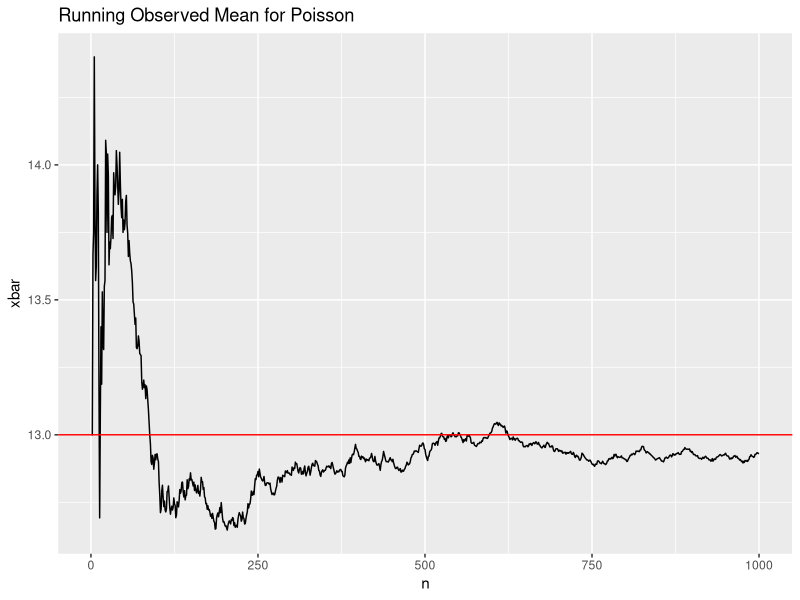
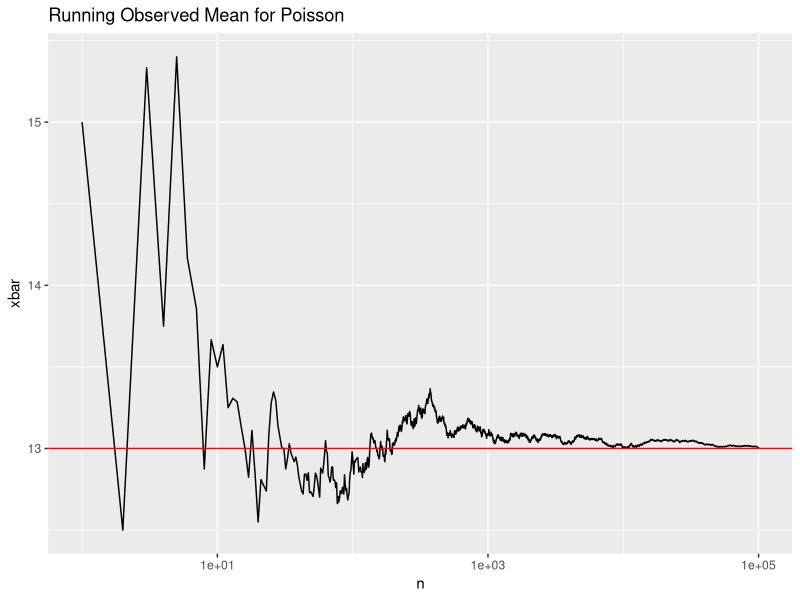
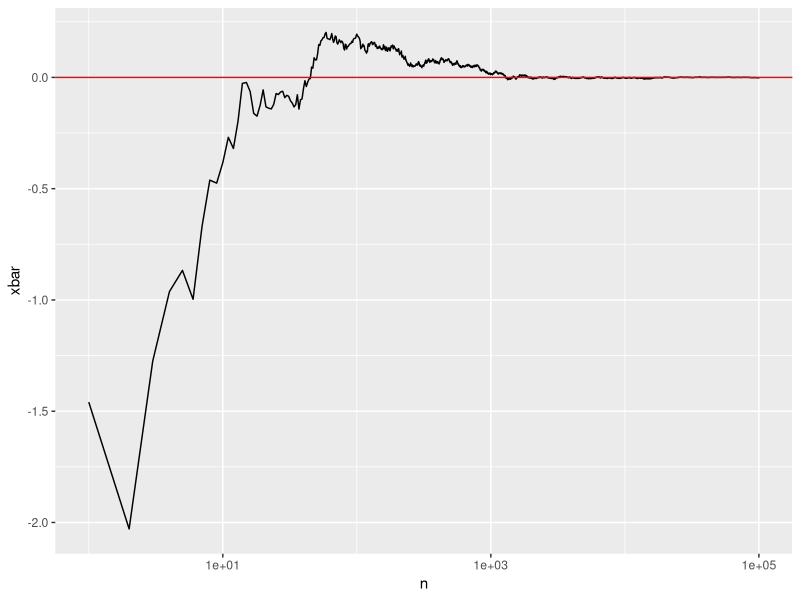
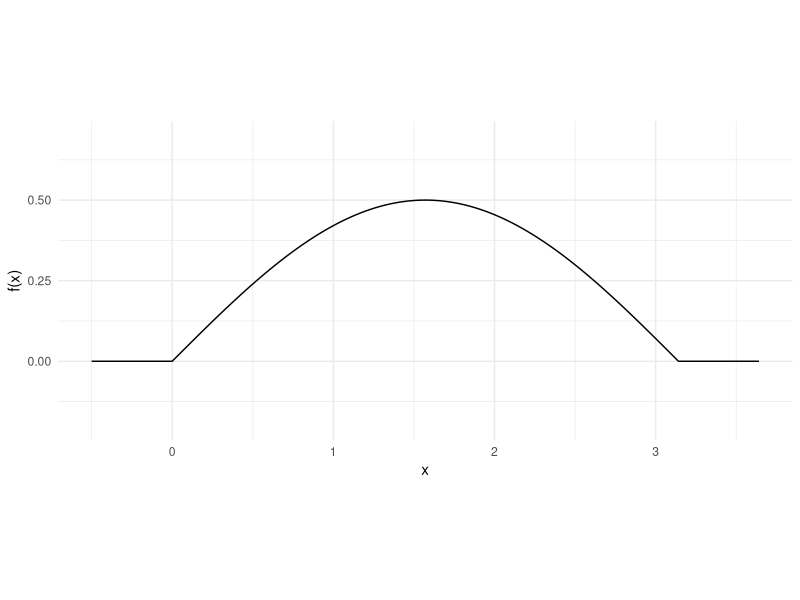
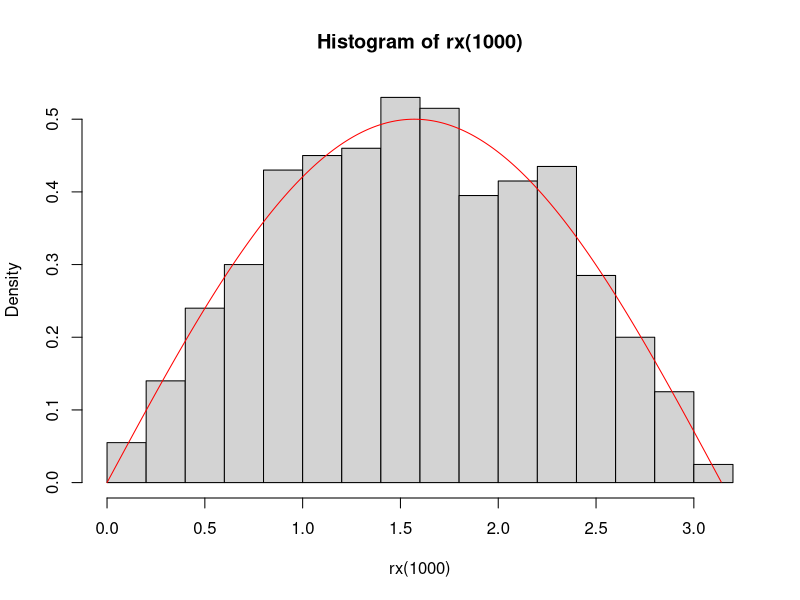

The R source for these figures, in order:
## ---- chunk 1
knitr::opts_chunk$set(echo=T,eval=T,message=F,warning=F,fig.align='center')
library(tidyverse)
## ---- chunk 2
x1 = runif(1e6, 0, 5)
x2 = runif(1e6, 0, 5)
y1 = runif(1e6, 0, 10)
y2 = runif(1e6, 0, 10)
z1 = runif(1e6, 0, 20)
z2 = runif(1e6, 0, 20)
mean(sqrt((x2 - x1)^2 + (y2 - y1)^2 + (z2 - z1)^2))
## ---- chunk 3
x1 = cos(runif(1e6, 0, 2 * pi))
x2 = cos(runif(1e6, 0, 2 * pi))
x3 = cos(runif(1e6, 0, 2 * pi))
y1 = sin(runif(1e6, 0, 2 * pi))
y2 = sin(runif(1e6, 0, 2 * pi))
y3 = sin(runif(1e6, 0, 2 * pi))
mean(abs(x1 * (y2 - y3) + x2 * (y3-y1) + x3 * (y1-y2))/2)
## ---- chunk 4
x1 = cos(runif(1e6, 0, 2 * pi))
x2 = cos(runif(1e6, 0, 2 * pi))
x3 = cos(runif(1e6, 0, 2 * pi))
y1 = sin(runif(1e6, 0, 2 * pi))
y2 = sin(runif(1e6, 0, 2 * pi))
y3 = sin(runif(1e6, 0, 2 * pi))
mean(sqrt((x2 - x1)^2 + (y2 - y1)^2)) + mean(sqrt((x2 - x3)^2 + (y2 - y3)^2)) + mean(sqrt((x3 - x1)^2 + (y3 - y1)^2))
## ---- chunk 5
x1 = rnorm(1e6)
x2 = rnorm(1e6)
y1 = rnorm(1e6)
y2 = rnorm(1e6)
mean(sqrt((x2 - x1)^2 + (y2 - y1)^2)) 
## ---- chunk 6
poisson = tibble(n = 1:1000, x = rpois(1000, 13))
poisson
## ---- chunk 7
poisson = poisson %>% mutate(xbar = cumsum(x) / n)
poisson
## ---- chunk 8
ggplot(poisson, aes(n, xbar)) + geom_line() + geom_hline(yintercept = 13, color = "red") + ggtitle("Running Observed Mean for Poisson")
## ---- chunk 9
poisson = tibble(n = 1:1e5, x = rpois(1e5, 13))
poisson = poisson %>% mutate(xbar = cumsum(x) / n)
ggplot(poisson, aes(n, xbar)) + geom_line() + geom_hline(yintercept = 13, color = "red") + scale_x_log10() + ggtitle("Running Observed Mean for Poisson")
## ---- chunk 10
stdn = tibble(n = 1:1e5, x = rnorm(1e5))
stdn = stdn %>% mutate(xbar = cumsum(x) / n)
ggplot(stdn, aes(n, xbar)) + geom_line() + geom_hline(yintercept = 0, color = "red") + scale_x_log10()
## ---- chunk 11
width_sim = rnorm(1e6, 80, .5) + rnorm(1e6, 80, .5) + rnorm(1e6, 80, .5) 
mean(width_sim)
sd(width_sim)
## ---- chunk 12
mean(width_sim <= 241)
## ---- chunk 13
quantile(width_sim, probs = c(.99))
## ---- chunk 14
width_sim = rnorm(1e6, 80, .5) + rnorm(1e6, 79, .25) + rnorm(1e6, 81, .6) 
mean(width_sim <= 241)

## ---- chunk 15
score <- function(width){
  scores <- rep(0, length(width))
  scores[width<=241] <- width[width<=241]/241*100 
  return(mean(scores))
}
# The scoring function is provided for you. 
# You can feed it a single width or a vector of widths

#billy billy billy
#billy billy goat
#goat billy goat
#goat goat goat
#goat goat gruff
#goat gruff gruff
#goat billy gruff
#gruff billy gruff
#gruff billy billy
#gruff gruff gruff

combs = c()
choices = c("billy", "goat", "gruff")

sim_billy = function() {
  return (rnorm(1e5, 80, .5))
}
sim_goat = function() {
  return (rnorm(1e5, 79, .25))
}
sim_gruff = function() {
  return (rnorm(1e5, 81, .6))
}
 
dists = c()

for (i in 1:3) {
  for (j in i:3) {
    for (k in j:3) {
      #combs = c(combs, c(choices[i], choices[j], choices[k]))
      combs = append(combs, list(c(choices[i], choices[j], choices[k])))
      dist = rep(0, 1e5)
      for (l in c(choices[i], choices[j], choices[k])) {
        if (l == "billy")
          dist = dist + sim_billy()
        if (l == "goat")
          dist =  dist + sim_goat()
        if (l == "gruff")
          dist =  dist + sim_gruff()
        
      }
      #dists = c(dists, list(dist))
      dists = c(dists, c(score(dist)))
    }
  }
}


#print(length(combs))
#print(length(dists))

result <- tibble(
  combs = sapply(combs, function(x) paste(x, collapse = ", ")), 
  dists = dists
)

print(result)

result %>% slice_max(order_by = dists, n = 1)
## ---- chunk 16
# here we define a *vectorized* function to evaluate the density of X
pdf_x = function(x) {
  # ifelse is like a function version of an if statement.
  # We use it here to ensure that pdf_x can operate directly on vectors.
  return(ifelse(0<=x & x<=pi , .5*sin(x) , 0 ))
}

# showing the PDF in a plot
ggplot() + geom_function(fun=pdf_x, n=10001) + 
  coord_fixed(ratio=2) + theme_minimal() + 
  xlim(c(-.5,pi+.5)) + ylim(-.2,.7) + labs(x="x", y="f(x)")
## ---- chunk 17
F_inv = function(y) {
  
  return(ifelse(0<=y & y<=pi , acos(1 - 2 * y) , 0 ))
  
}
# complete the function
rx = function(n) {
  u <- runif(n)  # Generate n uniform random numbers
  return(F_inv(u))  # Transform them using the inverse CDF
}

# The histogram should look like the PDF we plotted above.
# Un-comment the following lines of code and check it looks correct

hist(rx(1000), probability=TRUE)
lines(x=seq(0,pi,.01), y=pdf_x(seq(0,pi,.01)), col='red')
